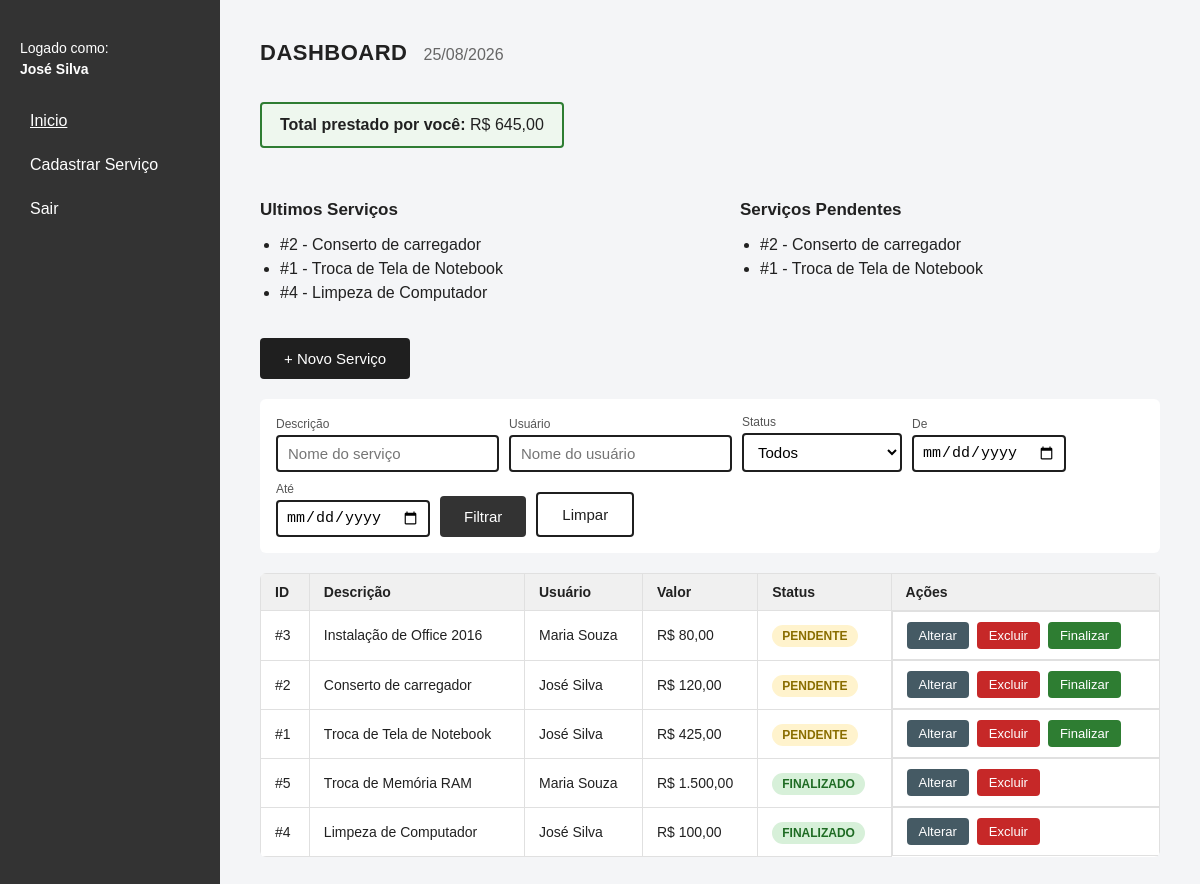
The page /dashboard (signed in) on the database its author committed.
### tables this page shows
CREATE TABLE service (
  id_service BIGINT(20) UNSIGNED AUTO_INCREMENT PRIMARY KEY,
  description VARCHAR(255) NOT NULL,
  price DECIMAL(11,3) NOT NULL,
  created_at DATETIME DEFAULT CURRENT_TIMESTAMP,
  update_at DATETIME DEFAULT CURRENT_TIMESTAMP ON UPDATE CURRENT_TIMESTAMP,
  finished_at DATETIME NULL,
  commission_user DECIMAL(11,3) NULL,
  user_id_user BIGINT(20) UNSIGNED NOT NULL,
  FOREIGN KEY (user_id_user) REFERENCES user(id_user)
);

CREATE TABLE user (
  id_user BIGINT(20) UNSIGNED AUTO_INCREMENT PRIMARY KEY,
  name VARCHAR(150) NOT NULL,
  email VARCHAR(100) NOT NULL UNIQUE,
  password VARCHAR(255) NOT NULL,
  created_at DATETIME DEFAULT CURRENT_TIMESTAMP,
  update_at DATETIME DEFAULT CURRENT_TIMESTAMP ON UPDATE CURRENT_TIMESTAMP,
  ativo TINYINT(1) DEFAULT 1
);

### app/Core/Controller.php (called while the page is built, shortened)
<?php
abstract class Controller
{
    protected function view(string $view, array $data = []): void
    {
        extract($data);
        require BASE_PATH . '/app/Views/layouts/header.php';
        require BASE_PATH . '/app/Views/' . $view . '.php';
        require BASE_PATH . '/app/Views/layouts/footer.php';
    }
}

### app/Controllers/DashboardController.php (called while the page is built, shortened)
<?php
class DashboardController extends Controller
{
    public function index(): void
    {
        $userId = (int) $_SESSION['user_id'];
        $serviceModel = new Service();
        $filters = [
            'descricao'   => trim($_GET['descricao'] ?? ''),
            'usuario'     => trim($_GET['usuario'] ?? ''),
            'status'      => trim($_GET['status'] ?? ''),
            'data_inicio' => trim($_GET['data_inicio'] ?? ''),
            'data_fim'    => trim($_GET['data_fim'] ?? ''),
        ];
        $message = $_SESSION['flash_message'] ?? null;
        $this->view('dashboard/index', [
            'services'        => $serviceModel->listFiltered($filters),
            'latestServices'  => $serviceModel->latestByUser($userId),
            'pendingServices' => $serviceModel->pendingByUser($userId),
            'totalValue'      => $serviceModel->totalByUser($userId),
            'today'           => date('d/m/Y'),
            'filters'         => $filters,
            'message'         => $message,
        ]);
    }
}

### app/Core/Router.php (called while the page is built, shortened)
<?php
class Router
{
    private array $routes = [];
    public function get(string $path, array $handler): void
    {
        $this->routes['GET'][$path] = $handler;
    }
    public function post(string $path, array $handler): void
    {
        $this->routes['POST'][$path] = $handler;
    }
    public function dispatch(): void
    {
        $method = $_SERVER['REQUEST_METHOD'];
        $url = trim($_GET['url'] ?? '', '/');
        $url = $url === '' ? '/' : '/' . $url;
        $handler = $this->routes[$method][$url] ?? null;
        [$controllerClass, $action] = $handler;
        (new $controllerClass())->$action();
    }
}

### public/index.php (called while the page is built, shortened)
<?php
spl_autoload_register(function ($class) {
    $path = BASE_PATH . '/app/' . str_replace(['App\\', '\\'], ['', '/'], $class) . '.php';
});
$router = new Router();
$router->dispatch();

### app/Core/Database.php (called while the page is built, shortened)
<?php
class Database
{
    private static ?PDO $instance = null;
    public static function getInstance(): PDO
    {
        if (self::$instance === null) {
            $config = require __DIR__ . '/../../config/config.php';
            $db = $config['db'];
            $dsn = "mysql:host={$db['host']};dbname={$db['name']};charset=utf8mb4";
            self::$instance = new PDO($dsn, $db['user'], $db['pass'], [
                PDO::ATTR_ERRMODE => PDO::ERRMODE_EXCEPTION,
                PDO::ATTR_DEFAULT_FETCH_MODE => PDO::FETCH_ASSOC,
            ]);
        }
        return self::$instance;
    }
}

### app/Models/Service.php (called while the page is built, shortened)
<?php
class Service
{
    private function customSelect(): string
    {
        return "SELECT s.*, u.name AS user_name, u.email AS user_email,
                        CASE WHEN s.finished_at IS NULL THEN 'PENDENTE' ELSE 'FINALIZADO' END AS status
                 FROM service s
                 INNER JOIN user u ON u.id_user = s.user_id_user";
    }
    public function listFiltered(array $filters = []): array
    {
        $sql = $this->customSelect() . ' WHERE 1=1';
        $params = [];
        $sql .= ' ORDER BY s.created_at DESC';
        $stmt = Database::getInstance()->prepare($sql);
        $stmt->execute($params);
        return $stmt->fetchAll();
    }
    public function latestByUser(int $userId, int $limit = 5): array
    {
        $stmt = Database::getInstance()->prepare(
            'SELECT id_service, description FROM service
             WHERE user_id_user = :user_id
             ORDER BY created_at DESC LIMIT ' . (int) $limit
        );
        $stmt->execute(['user_id' => $userId]);
        return $stmt->fetchAll();
    }
}

### config/config.php (called while the page is built)
<?php
return [
    'db' => [
        'host' => 'localhost',
        'name' => 'titan_teste',
        'user' => 'root',
        'pass' => '',
    ],
];

### app/Views/dashboard/index.php (the view, shortened to what this page needs)
<div class="dashboard-header">
    <h1>DASHBOARD</h1>
    <p class="today"><?= htmlspecialchars($today ?? date('d/m/Y')) ?></p>
</div>
<div class="highlight-box">
    <strong>Total prestado por você:</strong>
    R$ <?= number_format($totalValue ?? 0, 2, ',', '.') ?>
</div>
<div class="dashboard-lists">
    <div class="dashboard-list-col">
        <h2>Ultimos Serviços</h2>
        <ul class="pending-list">
            <?php foreach ($latestServices ?? [] as $l): ?>
                <li>#<?= (int) $l['id_service'] ?> - <?= htmlspecialchars($l['description']) ?></li>
            <?php endforeach; ?>
        </ul>
    </div>
    <div class="dashboard-list-col">
        <h2>Serviços Pendentes</h2>
        <ul class="pending-list">
            <?php foreach ($pendingServices ?? [] as $p): ?>
                <li>#<?= (int) $p['id_service'] ?> - <?= htmlspecialchars($p['description']) ?></li>
            <?php endforeach; ?>
        </ul>
    </div>
</div>
<div class="toolbar">
    <a href="<?= BASE_URL ?>/service/create" class="btn btn-primary">+ Novo Serviço</a>
</div>
<form method="GET" action="<?= BASE_URL ?>/dashboard" class="filter-bar">
    <label class="filter-label">Descrição
        <input type="text" name="descricao" placeholder="Nome do serviço"
               value="<?= htmlspecialchars($filters['descricao'] ?? '') ?>">
    </label>
    <label class="filter-label">Usuário
        <input type="text" name="usuario" placeholder="Nome do usuário"
               value="<?= htmlspecialchars($filters['usuario'] ?? '') ?>">
    </label>
    <label class="filter-label">Status
        <select name="status">
            <option value="">Todos</option>
        </select>
    </label>
    <label class="date-label">De
        <input type="date" name="data_inicio" value="<?= htmlspecialchars($filters['data_inicio'] ?? '') ?>">
    </label>
    <label class="date-label">Até
        <input type="date" name="data_fim" value="<?= htmlspecialchars($filters['data_fim'] ?? '') ?>">
    </label>
    <button type="submit" class="btn btn-filter">Filtrar</button>
    <a href="<?= BASE_URL ?>/dashboard" class="btn btn-secondary">Limpar</a>
</form>
<table class="services-table">
    <thead>
        <tr>
            <th>ID</th>
            <th>Descrição</th>
            <th>Usuário</th>
            <th>Valor</th>
            <th>Status</th>
            <th>Ações</th>
        </tr>
    </thead>
    <tbody>
        <?php foreach ($services ?? [] as $s): ?>
            <tr>
                <td>#<?= (int) $s['id_service'] ?></td>
                <td><?= htmlspecialchars($s['description']) ?></td>
                <td><?= htmlspecialchars($s['user_name']) ?></td>
                <td>R$ <?= number_format($s['price'], 2, ',', '.') ?></td>
                <td>
                    <span class="badge badge-<?= strtolower($s['status']) ?>"><?= $s['status'] ?></span>
                </td>
                <td class="actions-cell">
                    <a href="<?= BASE_URL ?>/service/edit?id=<?= (int) $s['id_service'] ?>"
                       class="btn btn-small btn-edit">Alterar</a>
                    <form method="POST" action="<?= BASE_URL ?>/service/delete" class="inline-form"
                          onsubmit="return confirm('Deseja realmente excluir este serviço?');">
                        <button type="submit" class="btn btn-small btn-danger">Excluir</button>
                    </form>
                    <?php if ($s['status'] === 'PENDENTE'): ?>
                        <form method="POST" action="<?= BASE_URL ?>/service/finish" class="inline-form"
                              onsubmit="return confirm('Finalizar este serviço? Isso irá calcular a comissão e enviar um email ao usuário.');">
                            <button type="submit" class="btn btn-small btn-success">Finalizar</button>
                        </form>
                    <?php endif; ?>
                </td>
            </tr>
        <?php endforeach; ?>
    </tbody>
</table>

### app/Views/layouts/header.php (shortened to what this page needs)
<!DOCTYPE html>
<html lang="pt-br">
<head>
    <link rel="stylesheet" href="<?= BASE_URL ?>/css/style.css">
</head>
<body>
<div class="app">
    <?php $currentPath = parse_url($_SERVER['REQUEST_URI'], PHP_URL_PATH); ?>
    <aside class="sidebar">
        <p class="logged-as">Logado como:<br><strong><?= htmlspecialchars($_SESSION['user_name'] ?? '') ?></strong></p>
        <nav>
            <a class="sidebar-item<?= $currentPath === BASE_URL . '/dashboard' ? ' active' : '' ?>" href="<?= BASE_URL ?>/dashboard">Inicio</a>
            <a class="sidebar-item<?= $currentPath === BASE_URL . '/service/create' ? ' active' : '' ?>" href="<?= BASE_URL ?>/service/create">Cadastrar Serviço</a>
            <a class="sidebar-item" href="<?= BASE_URL ?>/logout">Sair</a>
        </nav>
    </aside>
    <main class="content">

### app/Views/layouts/footer.php (shortened to what this page needs)
    </main>
</div>
</body>
</html>

### public/css/style.css (style rules this page uses)
* { box-sizing: border-box; }
body { font-family: Arial, Helvetica, sans-serif; margin: 0; background: #f4f5f7; color: #212121; }
.app { display: flex; min-height: 100vh; }
.sidebar { width: 220px; background: #333333; color: #fff; padding: 24px 20px; flex-shrink: 0; }
.sidebar .logged-as { font-size: 14px; margin-bottom: 24px; line-height: 1.5; }
.sidebar nav { display: flex; flex-direction: column; gap: 10px; }
.sidebar a { color: #fff; text-decoration: none; padding: 8px 10px; border-radius: 4px; transition: background 0.15s; }
.sidebar a.sidebar-item.active { text-decoration: underline; }
.content { padding: 30px 40px; flex: 1; max-width: 1100px; }
input[type="text"], input[type="email"], input[type="password"], input[type="date"], select { width: 100%; padding: 12px 14px; font-size: 15px; border: 2px solid #1f1f1f; border-radius: 4px; background: #fff; }
.btn { display: inline-block; padding: 12px 24px; background: #1f1f1f; color: #fff; border: none; border-radius: 4px; cursor: pointer; font-size: 15px; text-decoration: none; text-align: center; }
.btn-secondary { background: #ffffff; color: #1f1f1f; border: 2px solid #1f1f1f; }
.btn-small { padding: 6px 12px; font-size: 13px; }
.btn-danger { background: #c62828; }
.btn-success { background: #2e7d32; }
.btn-edit { background: #455a64; }
.btn-filter { background: #333333; }
.inline-form { display: inline-block; margin: 0; }
.dashboard-header { display: flex; align-items: baseline; gap: 16px; margin-bottom: 4px; }
.dashboard-header h1 { font-size: 22px; margin: 0; letter-spacing: 0.5px; }
.dashboard-header .today { color: #666; }
.content h2 { font-size: 17px; margin: 28px 0 12px; }
.highlight-box { background: #eef7ee; border: 2px solid #2e7d32; padding: 12px 18px; display: inline-block; border-radius: 4px; margin: 18px 0 24px; font-size: 16px; }
.dashboard-lists { display: flex; gap: 60px; flex-wrap: wrap; }
.dashboard-list-col { flex: 1; min-width: 240px; }
.pending-list { padding-left: 20px; }
.pending-list li { margin-bottom: 6px; }
.toolbar { margin: 20px 0; }
.filter-bar { display: flex; flex-wrap: wrap; gap: 10px; align-items: flex-end; background: #fff; padding: 16px; border-radius: 6px; margin-bottom: 20px; }
.filter-bar input[type="text"], .filter-bar select { width: auto; min-width: 160px; padding: 8px 10px; }
.filter-bar .date-label, .filter-bar .filter-label { display: flex; flex-direction: column; font-size: 12px; color: #555; gap: 4px; }
.filter-bar input[type="date"] { padding: 7px 8px; }
.filter-bar .btn { align-self: flex-end; }
.services-table { border-collapse: collapse; width: 100%; background: #fff; border-radius: 6px; overflow: hidden; }
.services-table th, .services-table td { border: 1px solid #e0e0e0; padding: 10px 14px; text-align: left; font-size: 14px; vertical-align: middle; }
.services-table th { background: #f0f0f0; }
.actions-cell { display: flex; gap: 8px; flex-wrap: wrap; align-items: center; }
.badge { padding: 4px 10px; border-radius: 12px; font-size: 12px; font-weight: bold; text-transform: uppercase; }
.badge-pendente { background: #fff3cd; color: #8a6d00; }
.badge-finalizado { background: #d7f0d9; color: #1e6b23; }

### rows shown on the page
service: id_service "2", description "Conserto de carregador", user_id_user.name "José Silva", price "120,00", status "PENDENTE"
service: id_service "1", description "Troca de Tela de Notebook", user_id_user.name "José Silva", price "425,00", status "PENDENTE"
service: id_service "4", description "Limpeza de Computador", user_id_user.name "José Silva", price "100,00", status "FINALIZADO"
service: id_service "3", description "Instalação de Office 2016", user_id_user.name "Maria Souza", price "80,00", status "PENDENTE"
service: id_service "5", description "Troca de Memória RAM", user_id_user.name "Maria Souza", price "1.500,00", status "FINALIZADO"

### other values the page prints
$_SESSION['user_name'] "José Silva"
$today "25/08/2026"
$totalValue "645,00"
